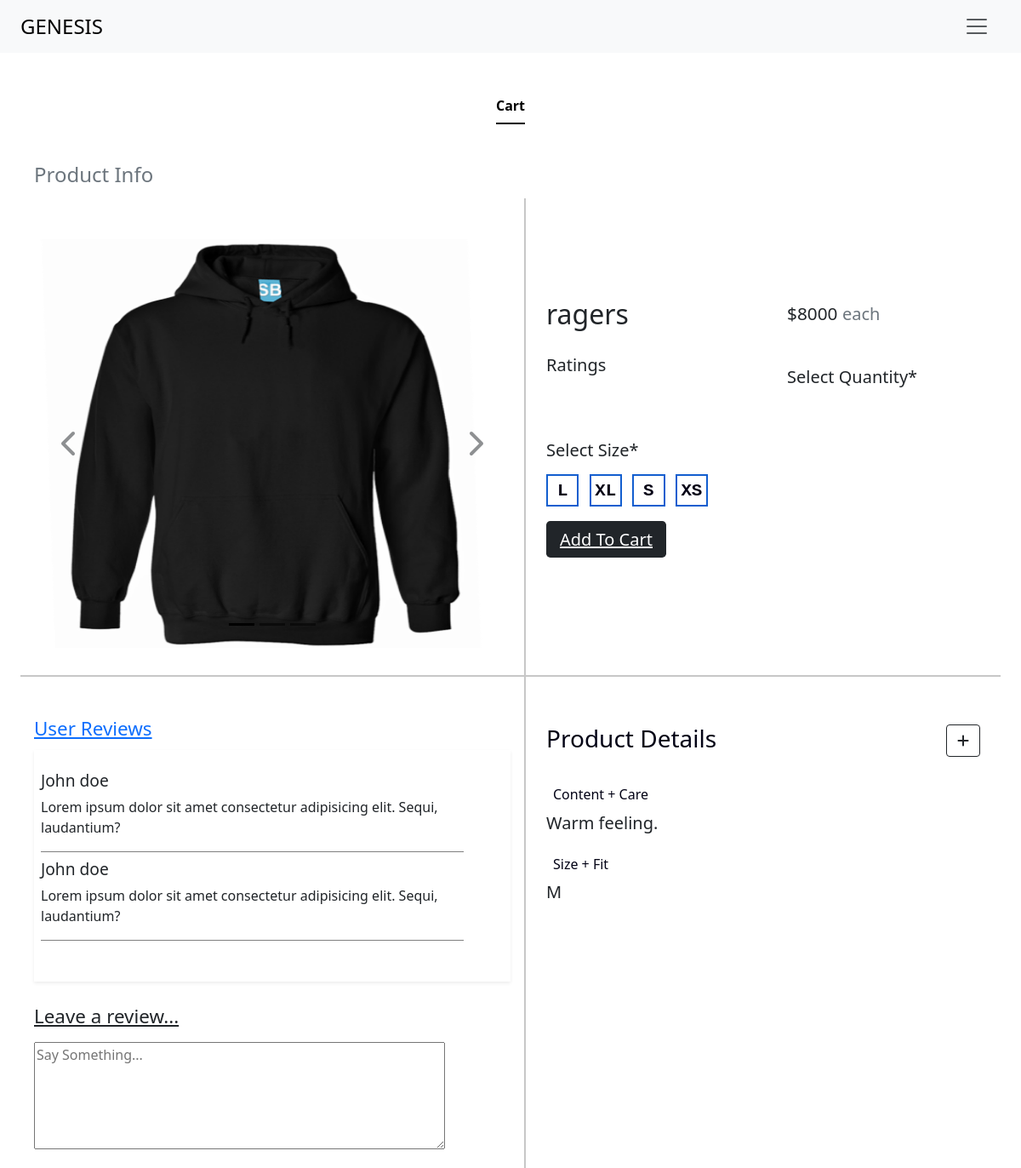
Screenshot of /core/product/detail/ragers-m with the database file from the repository.
### core/models.py (models this page shows, shortened)
class Product(models.Model):
    user = models.OneToOneField(User, on_delete=models.CASCADE, null=True, blank=True)
    name = models.CharField(max_length=100, null=False)
    picture = models.FileField(upload_to='Releases')
    price = models.IntegerField()
    color = models.CharField(max_length=100, null=True, blank=True,  choices=PRODUCT_COLOR_CHOICES)
    details = models.TextField()
    size = models.CharField(max_length=100, null=False, default='')
    uploaded_at = models.DateTimeField(auto_now_add=True)
    slug = models.SlugField(null=False, unique=True)
    gender = models.CharField(max_length=100, null=True, choices=GENDER, default='')
    def get_add_to_cart_url(self):
        return reverse('core:add-to-cart', kwargs={'slug':self.slug})

### core/views.py (the view)
# urls.py: path('product/detail/<slug:slug>', views.ProductDetailView.as_view(), name='detail'),
class ProductDetailView(DetailView):
    template_name = 'core/Products/product_detail.html'
    model = models.Product

### core/templates/core/Products/product_detail.html (shortened to what this page needs)
{% load static %}
<!DOCTYPE html>
<html lang="en">
<head>
    <link href="https://cdn.jsdelivr.net/npm/bootstrap@5.3.0/dist/css/bootstrap.min.css" rel="stylesheet">
    <link rel="stylesheet" href="{% static 'dependencies/bootstrap-5/css/bootstrap.min.css' %}">
    <link rel="stylesheet" href="{% static 'dependencies/bootstrap-icons/font/bootstrap-icons.css' %}">
    <link rel="stylesheet" href="{% static 'dependencies/slick-1.8.1/slick/slick-theme.css' %}">
    <link rel="stylesheet" href="{% static 'dependencies/fontawesome-free-5.13.1-web/css/all.min.css' %}">
    <link rel="stylesheet"  href="{% static 'core/css/product_detail.css' %}">
</head>
<body>
  <nav class="navbar bg-body-tertiary fixed-top">
    <div class="container-fluid">
      <a class="navbar-brand" style="" href="{% url 'core:index' %}">GENESIS</a>
      <button class="navbar-toggler" type="button" data-bs-toggle="offcanvas" data-bs-target="#offcanvasNavbar" aria-controls="offcanvasNavbar" aria-label="Toggle navigation">
        <span class="navbar-toggler-icon"></span>
      </button>
    </div>
  </nav>
  <br><br><br><br>
  <main class="container-fluid">
    <div class="container p-3 pt-1 mt-1 d-flex justify-content-center text-center">
      <ul class="nav nav-underline text-center">
        <li class="nav-item text-center">
          <a class="nav-link active" aria-current="page" href="{% url 'core:cart' %}">Cart</a>
        </li>
      </ul>
    </div> <br>
    <h1 class="navbar-brand text-muted">Product Info</h1>
    <div class="grid">
        <div class="section1 imageDisplay">
            <div id="carouselExampleFade" class=" carousel carousel-dark slide carousel-fade" data-bs-ride="carousel" >
                <ol class="carousel-indicators">
                    <li data-bs-target="#carouselExampleFade" data-bs-slide-to="0" class="active"></li>
                    <li data-bs-target="#carouselExampleFade" data-bs-slide-to="1"></li>
                    <li data-bs-target="#carouselExampleFade" data-bs-slide-to="2"></li>
                  </ol>
                <div class="carousel-inner">
                  <div class="carousel-item active">
                    <img src="{{product.picture.url}}" class=" d-block" alt="">
                </div>
                </div>
                <a class="carousel-control-prev" href="#carouselExampleFade" role="button" data-bs-slide="prev">
                  <span class="fas fa-chevron-left fa-2x text-dark" aria-hidden="true"></span>
                </a>
                <a class="carousel-control-next" href="#carouselExampleFade" role="button" data-bs-slide="next">
                  <span class="fas fa-chevron-right fa-2x text-dark" aria-hidden="true"></span>
                </a>
              </div>
        </div>
 <div class="cta container-fluid ">
   <div class="grid">
        <p class="product-name">{{product.name}}</p>
        <p class="price">${{product.price}}  <span class="fs-5 text-muted">each</span></p>
        <div class="Rating">
            <h5>Ratings</h5>
        <div class="fs-4 my-0">
            <i class="bi bi-star"></i>
            <i class="bi bi-star"></i>
            <i class="bi bi-star"></i>
            <i class="bi bi-star"></i>
            <i class="bi bi-star"></i>
         </div>
        </div>
        <div class="product-colors ">
            <h5>Select Quantity*</h5>
        </div>
        <div class="product-sizes ">
            <h5> Select Size*</h5>
               <div class="L ">L</div>
               <div class="XL">XL</div>
               <div class="S">S</div>
               <div class="XS">XS</div>
        </div>
    </div>
    <a href="{{product.get_add_to_cart_url}}" class="btn-dark btn-lg  center cta-btn">Add To Cart</a>
</div>
<div class="section3 user-reviews">
    <h3 class="sectionHeader text-primary">User Reviews</h3>
    <div class="reviews shadow-sm">
        <div class="review">
            <h4 class="username">John doe</h4>
            <p class="comment">Lorem ipsum dolor sit amet consectetur adipisicing elit. Sequi, laudantium?</p>
        </div>
        <div class="review">
            <h4 class="username">John doe</h4>
            <p class="comment">Lorem ipsum dolor sit amet consectetur adipisicing elit. Sequi, laudantium?</p>
        </div>
    </div>
    <div class="addReview">
        <h3 class="sectionHeader mb-3">Leave a review...</h3>
     <textarea name="new-review" id="new-review" cols="50" rows="5" placeholder="Say Something..."></textarea>
    </div>
</div>
<div class="section4 ">
   <div class="details">
       <h3 class=" ">Product Details <button class="btn btn-outline-dark toggler"><i class="fas fa-plus"></i></button></h3>
       <div class="detail-content">
              <div class="product-care">
                  <h3 class="fs-6">Content + Care</h3>
                  <ul class="list-group list-group-flush">
                     <p class="lead">{{product.details}}</p>
                  </ul>
                </div>
            <div class="product-size">
                <h3 class="fs-6">Size + Fit</h3>
                <ul class="list-group list-group-flush">
       <p class="lead">{{product.size}}</p>
                </ul>
            </div>
       </div>
    </div>
</div>
</div>
</main>
</body>
</html>

### core/static/core/css/product_detail.css (style rules this page uses)
html { scroll-behavior: smooth; }
.center { margin: 0 auto; text-align: center; }
.navbar-brand { font-size: 1.5em; }
.nav-item { padding: 0rem 2rem 0rem 2rem; font-weight: 600; font-size: 1em; }
main.container-fluid > .grid { display: grid; grid-template-columns: repeat(2,1fr); }
main.container-fluid > .grid > div { width: 100% ; height: 100%; }
main.container-fluid > .navbar-brand { margin-left: 1rem; }
.section1 { border-right: 2px solid rgba(128, 128, 128, 0.445); border-bottom: 2px solid rgba(128, 128, 128, 0.445); }
.cta { border-bottom: 2px solid rgba(128, 128, 128, 0.445); }
.section3 { border-right: 2px solid rgba(128, 128, 128, 0.445); }
.imageDisplay { padding: 2rem 1rem; }
.imageDisplay .carousel { margin-top: 1rem ; width: 35rem; height: 30rem; }
.imageDisplay .carousel .carousel-inner .carousel-item img { width: 100%; height: 30rem; }
.cta { padding: 7rem 1rem 1rem 1.5rem; height: 100%; position: relative; }
.cta .grid { display: grid; grid-template-columns: repeat(2,1fr); place-items: center left; gap: 0rem 3rem; }
.cta .grid div { margin: 1rem 0rem; }
.cta .grid div h5 { font-weight: 500; }
.cta .grid p { margin-bottom: .5rem; }
.cta .grid .price { font-size: 1.3rem; }
.cta .grid .product-name { font-size: 2rem; font-weight: 200; }
.cta .grid .product-sizes div { color: rgb(4, 1, 22); margin: .5rem .5rem .5rem 0rem; display: inline-block; border: 2px solid #125ecf; box-sizing: border-box; width: 2.4rem; height: 2.4rem; font-weight: 600; font-family: monospace; text-align: center; line-height: 2.3rem; cursor: pointer; font-size: 1.3rem; }
.cta .cta-btn { margin: 1rem auto; }
.user-reviews { padding: 3rem 1rem 1rem 1rem; }
.user-reviews .sectionHeader { text-decoration: underline; }
.user-reviews .reviews { margin-top: 2%; padding: 1rem 0rem 1rem .5rem; height: 17rem; overflow-y: scroll ; }
.user-reviews .addReview { margin-top: 5%; }
.user-reviews .reviews .review { margin-top: .5rem; border-bottom:1px solid grey; width: 90%; }
.user-reviews .sectionHeader { font-size: 1.4em; }
.user-reviews .reviews .username { font-size: 1.2em; }
.user-reviews .reviews .comment { font-size: 1em; }
.section4 { padding: 3rem 1rem 1rem 1rem; }
.section4 .detail-content { padding: .5rem; margin: 1rem 0rem; }
.section4 h3 { padding: .5rem; color: rgb(3, 3, 22); }
.section4 .detail-content h3 { margin: 0px; }
.section4 h3 .btn.toggler { float: right; }

### rows the page displays
Product: picture (picture), name "ragers", price "8000", details "Warm feeling.", size "M"
